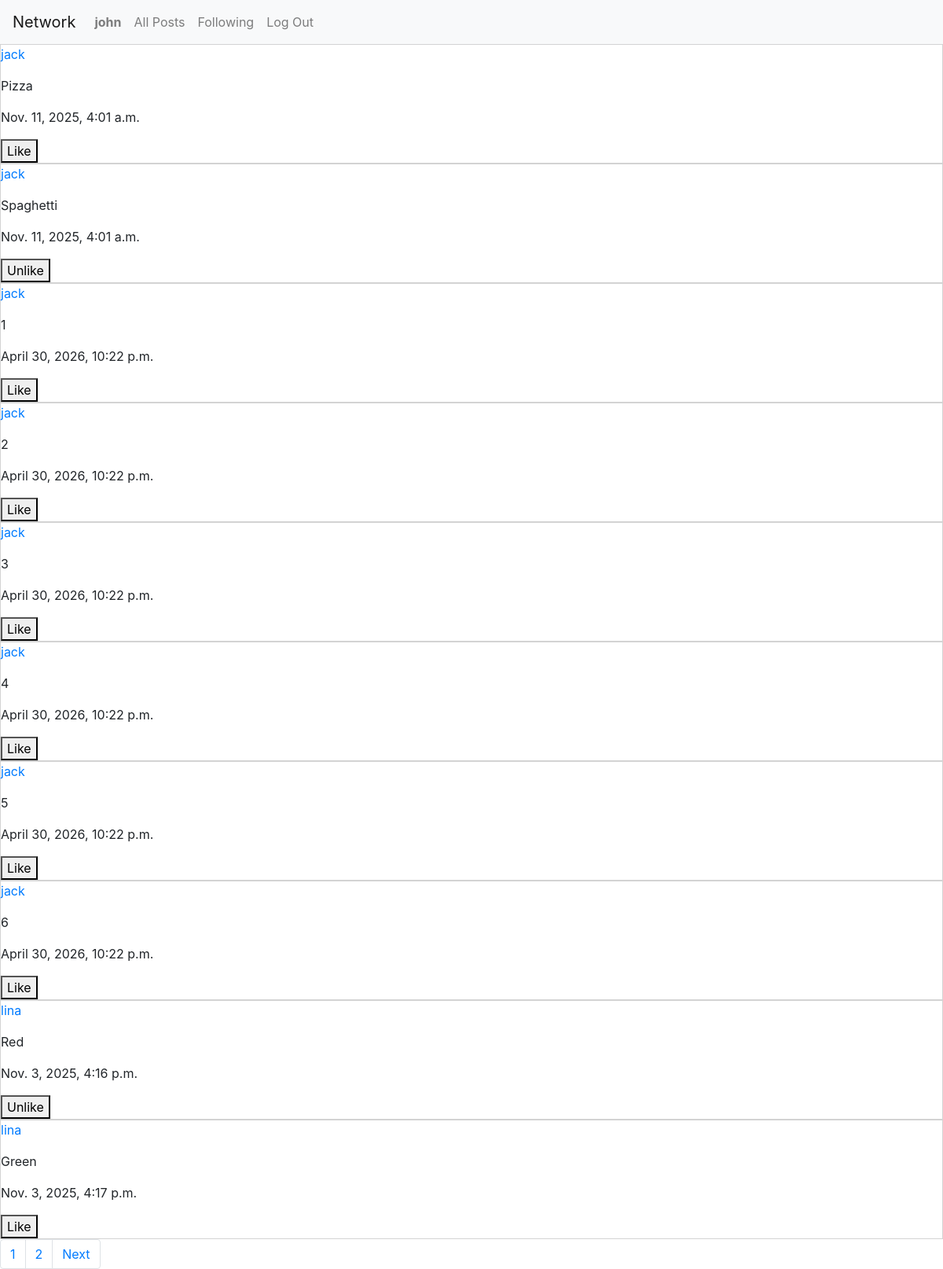
Screenshot of /following_page (signed in) with the database file from the repository.
### network/models.py (models this page shows)
class User(AbstractUser):
    pass

class Post(models.Model):
    author = models.ForeignKey(User, on_delete=models.CASCADE, related_name="current_author")
    time = models.DateTimeField(auto_now_add=True)
    content = models.CharField(max_length=100)
    def __str__(self):
        return f"{self.id} {self.author}, {self.content}, {self.time}"

### network/views.py (the view)
# urls.py: path("following_page", views.following_page, name="following_page"),
def following_page(request):
    my_followers = Following.objects.filter(source=request.user)
    target_list = []
    for i in my_followers:
        target_list.append(i.target)
    content_list = []
    for i in target_list:
        target_content = Post.objects.filter(author=i)
        content_list += target_content
    print(content_list)
    liked_post = []
    filtered_likes = Like.objects.filter(source=request.user)
    for i in filtered_likes:
        post_content = i.target.id
        liked_post.append(post_content)
    p = Paginator(content_list, 10)
    page_number = request.GET.get('page')
    page_obj = p.get_page(page_number)
    return render(request, "network/following_page.html", {
        "content_list":page_obj,
        "page_obj": page_obj,
        "liked_posts":liked_post,
    })

### network/templates/network/following_page.html (shortened to what this page needs)
{% extends "network/layout.html" %}
{% load static %}
{% block body %}
{% for i in content_list %}
    <div class="single_post" id="single_post_{{i.id}}">
        <p><a href="{% url 'user_profile_page' id=i.author.id %}">{{i.author}}</a></p>
        <p>{{i.content}}</p>
        <p>{{i.time}}</p>
        {% if user.is_authenticated %}
            <button id="unlike_button_{{i.id}}" onclick="unlikePost({{i.id}})" style="{% if i.id not in liked_posts %} display:none {% endif %}">Unlike</button>
            <button id="like_button_{{i.id}}" onclick="likePost({{i.id}})" style="{% if i.id in liked_posts %} display:none {% else %} display:block {% endif %} ">Like</button>
        {% endif %}
    </div>
{% endfor %}
<nav aria-label="Page navigation example">
    <ul class="pagination">
        {% for i in page_obj.paginator.page_range %}
            <li class="page-item"><a class="page-link" href="?page={{i}}">{{i}}</a></li>
        {%endfor%}
        {% if page_obj.has_next %}
            <li class="page-item"><a class="page-link" href="?page={{ page_obj.next_page_number }}">Next</a></li>
        {% endif %}
    </ul>
</nav>
{% endblock %}

### network/templates/network/layout.html (shortened to what this page needs)
{% load static %}
<!DOCTYPE html>
<html lang="en">
    <head>
        <link rel="stylesheet" href="https://stackpath.bootstrapcdn.com/bootstrap/4.4.1/css/bootstrap.min.css">
        <link href="{% static 'network/styles.css' %}" rel="stylesheet">
    </head>
    <body>
        <nav class="navbar navbar-expand-lg navbar-light bg-light">
            <a class="navbar-brand" href="#">Network</a>
            <div>
              <ul class="navbar-nav mr-auto">
                {% if user.is_authenticated %}
                    <li class="nav-item">
                        <a class="nav-link" href="{% url 'user_profile_page' id=user.id %}"><strong>{{ user.username }}</strong></a>
                    </li>
                {% endif %}
                <li class="nav-item">
                  <a class="nav-link" href="{% url 'index' %}">All Posts</a>
                </li>
                {% if user.is_authenticated %}
                    <li class="nav-item">
                        <a class="nav-link" href="{% url 'following_page' %}">Following</a>
                    </li>
                    <li class="nav-item">
                        <a class="nav-link" href="{% url 'logout' %}">Log Out</a>
                    </li>
                {% endif %}
              </ul>
            </div>
          </nav>
        <div class="body">
            {% block body %}{% endblock %}
        </div>
    </body>
</html>

### network/static/network/styles.css (style rules this page uses)
.single_post { border: lightgray solid 1px; }
ul { list-style-type: none; padding-left: 3; margin: 0; }

### rows the page displays
User: username "john"
Post: author "jack", content "Pizza", time "Nov. 11, 2025, 4:01 a.m."
Post: author "jack", content "Spaghetti", time "Nov. 11, 2025, 4:01 a.m."
Post: author "jack", content "1", time "April 30, 2026, 10:22 p.m."
Post: author "jack", content "2", time "April 30, 2026, 10:22 p.m."
Post: author "jack", content "3", time "April 30, 2026, 10:22 p.m."
Post: author "jack", content "4", time "April 30, 2026, 10:22 p.m."
Post: author "jack", content "5", time "April 30, 2026, 10:22 p.m."
Post: author "jack", content "6", time "April 30, 2026, 10:22 p.m."
Post: author "lina", content "Red", time "Nov. 3, 2025, 4:16 p.m."
Post: author "lina", content "Green", time "Nov. 3, 2025, 4:17 p.m."

### other values shown
{{ i }} "1" "2"
